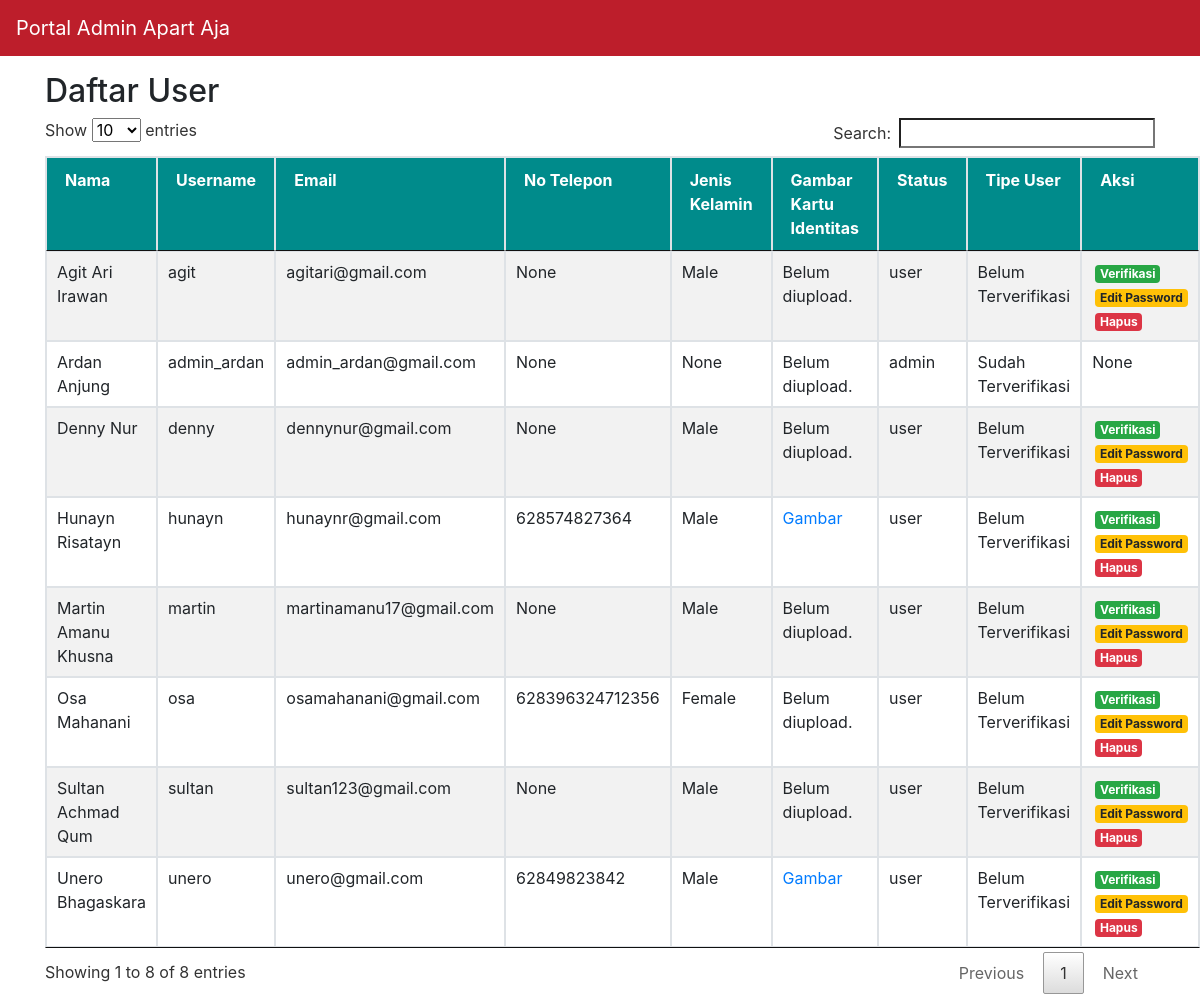
Page /index.php/admin on the earlier database version.
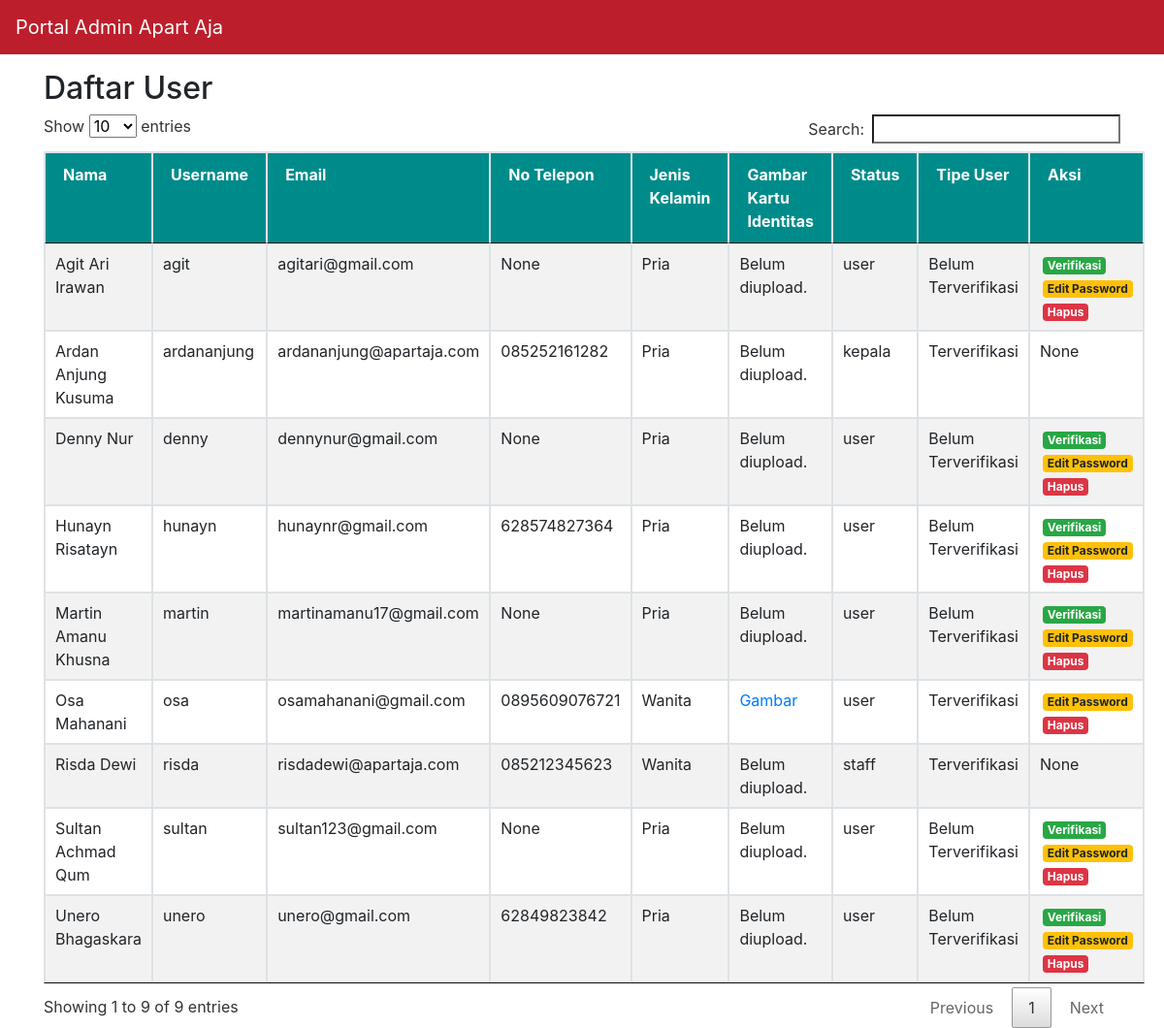
Same page on the later database version.
### tables this page shows
CREATE TABLE `user` (
  `id_user` int(11) NOT NULL,
  `nama` varchar(255) NOT NULL,
  `alamat` varchar(255) NOT NULL,
  `no_telpon` varchar(20) NOT NULL,
  `jenis_kelamin` varchar(50) NOT NULL,
  `email` varchar(255) NOT NULL,
  `username` varchar(100) NOT NULL,
  `password` varchar(100) NOT NULL,
  `gambar_kartu_identitas` text NOT NULL,
  `status_user` varchar(255) NOT NULL DEFAULT 'Belum Terverifikasi',
  `level` varchar(11) NOT NULL DEFAULT 'user'
);

### application/controllers/Admin.php (called while the page is built, shortened)
<?php
class Admin extends CI_Controller
{
    public function __construct()
    {
        $this->load->model('user_model');
        $this->load->model('pengelola_model');
        $this->load->model('admin_model');
    }
    public function index()
    {
        $data['user'] = $this->user_model->getAllUser();
        $this->load->view('templates/header-admin');
        $this->load->view('admin/data-user', $data);
        $this->load->view('templates/footer-admin');
    }
}

### index.php (called while the page is built, shortened)
<?php
require_once BASEPATH.'core/CodeIgniter.php';

### application/models/User_model.php (called while the page is built, shortened)
<?php
class user_model extends CI_Model
{
	public function getAllUser()
	{
		$query = $this->db->query("SELECT * FROM user");
		return $query->result_array();
	}
}

### application/views/admin/data-user.php (the view, shortened to what this page needs)
<div class="container">
    <div class="row mt-3">
        <div class="col-lg-12" style="margin: 0 auto;">
            <h2>Daftar User</h2>
            <table class="table table-striped table-bordered" id="listUser">
                <thead>
                    <tr style="background-color:darkcyan;color:white;font-weight:bold">
                        <td>Nama</td>
                        <td>Username</td>
                        <td>Email</td>
                        <td>No Telepon</td>
                        <td>Jenis Kelamin</td>
                        <td>Gambar Kartu Identitas</td>
                        <td>Status</td>
                        <td>Tipe User</td>
                        <td>Aksi</td>
                    </tr>
                </thead>
                <tbody>
                    <?php
                    foreach ($user as $usr) { ?>
                        <tr>
                            <td>
                                <?= $usr['nama'] ?>
                            </td>
                            <td>
                                <?= $usr['username'] ?>
                            </td>
                            <td>
                                <?= $usr['email'] ?>
                            </td>
                            <td>
                                <?= $usr['no_telpon'] ?>
                            </td>
                            <td>
                                <?= $usr['jenis_kelamin'] ?>
                            </td>
                            <td>
                                <?php
                                if ($usr['gambar_kartu_identitas'] == "None") {
                                    echo "Belum diupload.";
                                } else {
                                ?>
                                    <a href="<?= base_url() ?>assets/img/identitas/kartu_identitas/<?= $usr['gambar_kartu_identitas'] ?>" target="_blank">Gambar</a>
                                <?php
                                }
                                ?>
                            </td>
                            <td>
                                <?= $usr['level'] ?>
                            </td>
                            <td>
                                <?= $usr['status_user'] ?>
                            </td>
                            <td>
                                <?php
                                if ($usr['level'] == "user") {
                                    if ($usr['status_user'] == "Terverifikasi" or $usr['status_user'] == "Verifikasi Ditolak") {
                                    } else {
                                ?>
                                        <a class="badge badge-success" href="<?= base_url() ?>admin/verifikasiUser/<?= $usr['id_user'] ?>">Verifikasi</a>
                                    <?php
                                    }
                                    ?>
                                    <a class="badge badge-warning" href="<?= base_url() ?>admin//<?= $usr['id_user'] ?>">Edit Password</a>
                                    <a class="badge badge-danger" href="<?= base_url() ?>admin//<?= $usr['id_user'] ?>">Hapus</a>
                                <?php
                                } else {
                                    echo "None";
                                }
                                ?>
                            </td>
                        </tr>
                    <?php
                    }
                    ?>
                </tbody>
            </table>
        </div>
    </div>
</div>

### application/views/templates/header-admin.php (shortened to what this page needs)
<!doctype html>
<html lang="en">
<head>
    <link rel="stylesheet" href="<?= base_url() ?>assets/css/style.css" type="text/css">
    <link rel="stylesheet" type="text/css" media="screen" href="<?= base_url() ?>assets/css/jquery.dataTables.min.css">
    <link href="<?= base_url() ?>assets/css/styles.css" rel="stylesheet" />
    <link rel="stylesheet" href="<?= base_url() ?>assets/css/bootstrap.min.css" type="text/css">
</head>
<body>
    <nav class="navbar navbar-expand-lg navbar navbar-dark" style="background-color:#bd1e2b">
        <a class="navbar-brand" href="<?= base_url(); ?>admin">Portal Admin Apart Aja</a>
    </nav>

### application/views/templates/footer-admin.php (shortened to what this page needs)
</body>
</html>

### application/views/templates/header-admin.php (style rules this page uses)
.badge { margin-left: 3px; }

Differences in the rows shown:
changed user "Martin Amanu Khusna": jenis_kelamin "Male" → "Pria"
changed user: nama "Ardan Anjung" → "Ardan Anjung Kusuma"; username "admin_ardan" → "ardananjung"; email "admin_ardan@gmail.com" → "ardananjung@apartaja.com"; no_telpon "None" → "085252161282"; jenis_kelamin "None" → "Pria"; level "admin" → "kepala"; status_user "Sudah Terverifikasi" → "Terverifikasi"
changed user "Agit Ari Irawan": jenis_kelamin "Male" → "Pria"
changed user "Hunayn Risatayn": jenis_kelamin "Male" → "Pria"; gambar_kartu_identitas "Gambar" → "Belum diupload."
changed user "Osa Mahanani": no_telpon "628396324712356" → "0895609076721"; jenis_kelamin "Female" → "Wanita"; status_user "Belum Terverifikasi" → "Terverifikasi"; gambar_kartu_identitas "Belum diupload." → "Gambar"; no longer shows "Verifikasi"
changed user "Denny Nur": jenis_kelamin "Male" → "Pria"
added user: nama "Risda Dewi", username "risda", email "risdadewi@apartaja.com", no_telpon "085212345623", jenis_kelamin "Wanita", gambar_kartu_identitas "Belum diupload.", level "staff", status_user "Terverifikasi", shows "None"
changed user "Unero Bhagaskara": jenis_kelamin "Male" → "Pria"; gambar_kartu_identitas "Gambar" → "Belum diupload."
changed user "Sultan Achmad Qum": jenis_kelamin "Male" → "Pria"
Other differences:
text written by a page script: "Show entries Search: Showing 1 to 8 of 8 entries Previous 1 Next" → "Show entries Search: Showing 1 to 9 of 9 entries Previous 1 Next"
